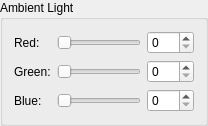
      <widget class="QGroupBox" name="groupBox_5">
       <property name="title">
        <string>Ambient Light</string>
       </property>
       <layout class="QGridLayout" name="gridLayout_9">
        <item row="0" column="0">
         <widget class="QLabel" name="label_23">
          <property name="text">
           <string>Red:</string>
          </property>
         </widget>
        </item>
        <item row="0" column="1">
         <widget class="QSlider" name="horizontalSlider">
          <property name="orientation">
           <enum>Qt::Horizontal</enum>
          </property>
         </widget>
        </item>
        <item row="0" column="2">
         <widget class="QSpinBox" name="spinBox">
          <property name="maximum">
           <number>255</number>
          </property>
         </widget>
        </item>
        <item row="1" column="0">
         <widget class="QLabel" name="label_24">
          <property name="text">
           <string>Green:</string>
          </property>
         </widget>
        </item>
        <item row="1" column="1">
         <widget class="QSlider" name="horizontalSlider_2">
          <property name="orientation">
           <enum>Qt::Horizontal</enum>
          </property>
         </widget>
        </item>
        <item row="1" column="2">
         <widget class="QSpinBox" name="spinBox_2">
          <property name="maximum">
           <number>255</number>
          </property>
         </widget>
        </item>
        <item row="2" column="0">
         <widget class="QLabel" name="label_25">
          <property name="text">
           <string>Blue:</string>
          </property>
         </widget>
        </item>
        <item row="2" column="1">
         <widget class="QSlider" name="horizontalSlider_3">
          <property name="orientation">
           <enum>Qt::Horizontal</enum>
          </property>
         </widget>
        </item>
        <item row="2" column="2">
         <widget class="QSpinBox" name="spinBox_3">
          <property name="maximum">
           <number>255</number>
          </property>
         </widget>
        </item>
       </layout>
       <zorder>label_23</zorder>
       <zorder></zorder>
      </widget>
